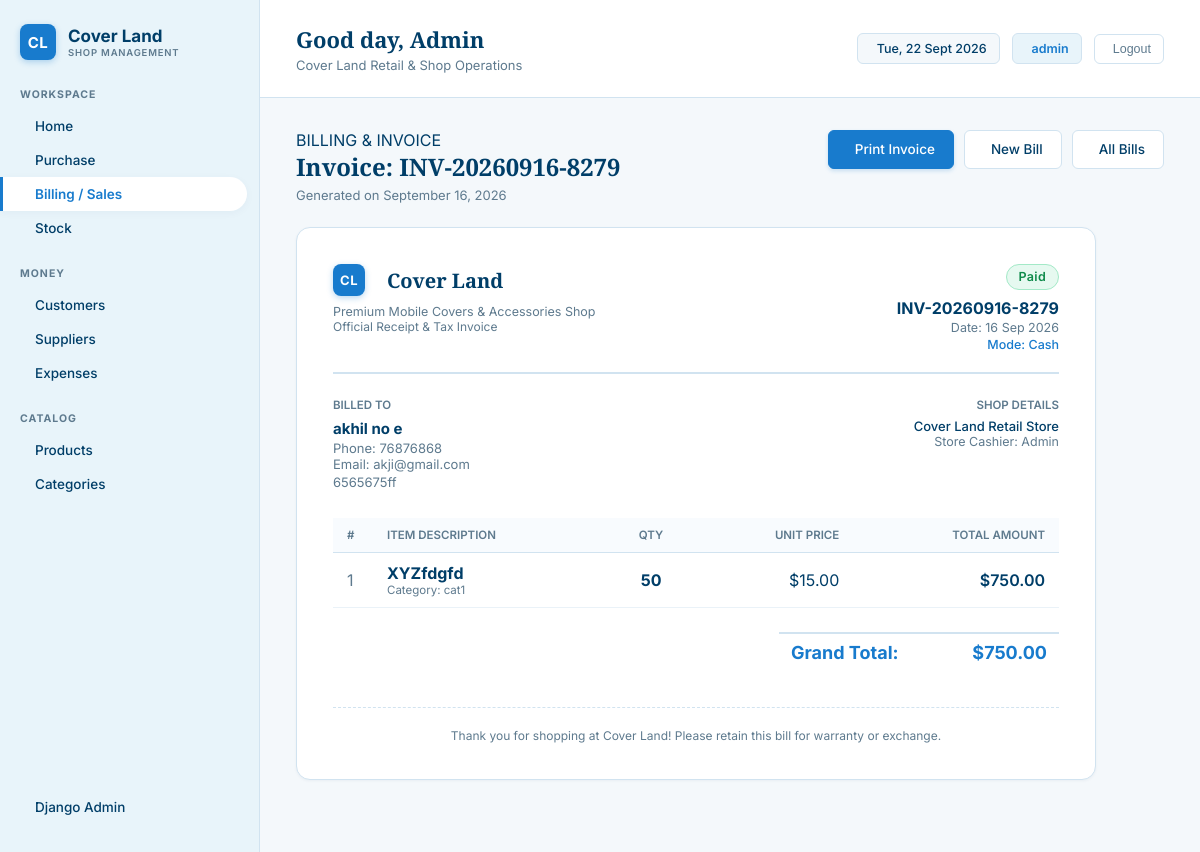
Screenshot of /sales/1/ (signed in) with the database file from the repository.
### superadmin/models.py (models this page shows, shortened)
class Sale(models.Model):
    PAYMENT_METHODS = [
        ('Cash', 'Cash'),
        ('Card', 'Card'),
        ('UPI', 'UPI'),
        ('Credit', 'Credit'),
    ]
    PAYMENT_STATUS_CHOICES = [
        ('Paid', 'Paid'),
        ('Pending', 'Pending'),
    ]
    customer = models.ForeignKey(Customer, on_delete=models.SET_NULL, null=True, blank=True, related_name='sales')
    invoice_number = models.CharField(max_length=50, unique=True, blank=True)
    date = models.DateField(default=timezone.now)
    total_amount = models.DecimalField(max_digits=10, decimal_places=2, default=0.00)
    payment_method = models.CharField(max_length=50, choices=PAYMENT_METHODS, default='Cash')
    payment_status = models.CharField(max_length=20, choices=PAYMENT_STATUS_CHOICES, default='Paid')
    notes = models.TextField(blank=True, null=True)
    created_at = models.DateTimeField(default=timezone.now, blank=True)
    class Meta:
        ordering = ['-date', '-id']

class Customer(models.Model):
    name = models.CharField(max_length=150)
    phone = models.CharField(max_length=20, blank=True, null=True)
    email = models.EmailField(blank=True, null=True)
    address = models.TextField(blank=True, null=True)
    created_at = models.DateTimeField(default=timezone.now, blank=True)
    class Meta:
        ordering = ['name']

class SaleItem(models.Model):
    sale = models.ForeignKey(Sale, on_delete=models.CASCADE, related_name='items')
    product = models.ForeignKey(Product, on_delete=models.CASCADE, related_name='sale_items')
    quantity = models.PositiveIntegerField(default=1)
    unit_price = models.DecimalField(max_digits=10, decimal_places=2)
    subtotal = models.DecimalField(max_digits=10, decimal_places=2)

class Product(models.Model):
    name = models.CharField(max_length=200)
    category = models.ForeignKey(Category, on_delete=models.CASCADE, related_name='products')
    cost_price = models.DecimalField(max_digits=10, decimal_places=2, default=0.00)
    selling_price = models.DecimalField(max_digits=10, decimal_places=2, default=0.00)
    stock_quantity = models.IntegerField(default=0)
    reorder_level = models.IntegerField(default=5)
    unit = models.CharField(max_length=20, default='pcs', blank=True)
    class Meta:
        ordering = ['name']

class Category(models.Model):
    name = models.CharField(max_length=100)
    description = models.TextField(blank=True, null=True)
    class Meta:
        verbose_name_plural = "Categories"
        ordering = ['name']

### superadmin/views/sales.py (the view)
# urls.py: path('sales/<int:pk>/', views.SaleDetailView.as_view(), name='sale_detail'),
class SaleDetailView(LoginRequiredMixin, DetailView):
    model = Sale
    template_name = 'sales/sale_detail.html'
    context_object_name = 'sale'
    def get_queryset(self):
        return Sale.objects.select_related('customer').prefetch_related('items__product')

### templates/sales/sale_detail.html (shortened to what this page needs)
{% extends 'base.html' %}
{% block content %}
<div class="page-header">
    <div class="page-title-group">
        <div class="section-title">BILLING & INVOICE</div>
        <h1>Invoice: {{ sale.invoice_number }}</h1>
        <p class="page-subtitle">Generated on {{ sale.date|date:"F d, Y" }}</p>
    </div>
    <div class="page-actions">
        <button onclick="window.print()" class="btn btn-primary btn-print">
             Print Invoice
        </button>
        <a href="{% url 'sale_create' %}" class="btn btn-secondary">
             New Bill
        </a>
        <a href="{% url 'sale_list' %}" class="btn btn-secondary">
             All Bills
        </a>
    </div>
</div>
<div class="invoice-container">
    <div class="invoice-header">
        <div>
            <div style="display: flex; align-items: center; gap: 10px; margin-bottom: 8px;">
                <div class="brand-icon" style="width: 32px; height: 32px; font-size: 13px;">CL</div>
                <h2 style="font-family: var(--font-serif); font-size: 20px; color: var(--text-primary);">Cover Land</h2>
            </div>
            <p style="font-size: 12.5px; color: var(--text-secondary);">Premium Mobile Covers & Accessories Shop</p>
            <p style="font-size: 12px; color: var(--text-secondary);">Official Receipt & Tax Invoice</p>
        </div>
        <div style="text-align: right;">
            <span class="badge {% if sale.payment_status == 'Paid' %}badge-success{% else %}badge-warning{% endif %}" style="font-size: 12.5px; padding: 4px 12px;">
                {{ sale.payment_status }}
            </span>
            <div style="font-size: 16px; font-weight: 700; margin-top: 8px; color: var(--text-primary);">
                {{ sale.invoice_number }}
            </div>
            <div style="font-size: 12.5px; color: var(--text-secondary); margin-top: 2px;">
                Date: {{ sale.date|date:"d M Y" }}
            </div>
            <div style="font-size: 12.5px; color: var(--accent-blue); font-weight: 500; margin-top: 2px;">
                Mode: {{ sale.payment_method }}
            </div>
        </div>
    </div>
    <div class="invoice-details">
        <div>
            <div style="font-size: 11.5px; color: var(--text-secondary); text-transform: uppercase; font-weight: 600; margin-bottom: 6px;">Billed To</div>
            {% if sale.customer %}
                <strong style="font-size: 15px; color: var(--text-primary);">{{ sale.customer.name }}</strong>
                {% if sale.customer.phone %}<div style="font-size: 13px; color: var(--text-secondary); margin-top: 2px;">Phone: {{ sale.customer.phone }}</div>{% endif %}
                {% if sale.customer.email %}<div style="font-size: 13px; color: var(--text-secondary);">Email: {{ sale.customer.email }}</div>{% endif %}
                {% if sale.customer.address %}<div style="font-size: 13px; color: var(--text-secondary); margin-top: 2px;">{{ sale.customer.address }}</div>{% endif %}
            {% else %}
                <strong style="font-size: 15px; color: var(--text-primary);">Walk-in Customer</strong>
                <div style="font-size: 13px; color: var(--text-secondary); margin-top: 2px;">Counter Cash Sale</div>
            {% endif %}
        </div>
        <div style="text-align: right;">
            <div style="font-size: 11.5px; color: var(--text-secondary); text-transform: uppercase; font-weight: 600; margin-bottom: 6px;">Shop Details</div>
            <div style="font-size: 13px; color: var(--text-primary); font-weight: 500;">Cover Land Retail Store</div>
            <div style="font-size: 12.5px; color: var(--text-secondary);">Store Cashier: Admin</div>
        </div>
    </div>
    <table class="items-table" style="margin-bottom: 24px;">
        <thead>
            <tr>
                <th style="width: 40px;">#</th>
                <th>Item Description</th>
                <th style="text-align: center;">Qty</th>
                <th style="text-align: right;">Unit Price</th>
                <th style="text-align: right;">Total Amount</th>
            </tr>
        </thead>
        <tbody>
            {% for item in sale.items.all %}
            <tr>
                <td style="color: var(--text-secondary);">{{ forloop.counter }}</td>
                <td>
                    <strong style="color: var(--text-primary);">{{ item.product.name }}</strong>
                    <div style="font-size: 11.5px; color: var(--text-secondary);">Category: {{ item.product.category.name }}</div>
                </td>
                <td style="text-align: center;">
                    <strong>{{ item.quantity }}</strong>
                </td>
                <td style="text-align: right;">${{ item.unit_price }}</td>
                <td style="text-align: right; font-weight: 600;">${{ item.subtotal }}</td>
            </tr>
            {% endfor %}
        </tbody>
    </table>
    <div class="totals-summary">
        <table class="totals-table">
            <tr class="grand-total">
                <td>Grand Total:</td>
                <td style="text-align: right;">${{ sale.total_amount }}</td>
            </tr>
        </table>
    </div>
    <div style="margin-top: 36px; padding-top: 20px; border-top: 1px dashed var(--border-color); text-align: center; font-size: 12px; color: var(--text-secondary);">
        Thank you for shopping at Cover Land! Please retain this bill for warranty or exchange.
    </div>
</div>
{% endblock %}

### templates/base.html (shortened to what this page needs)
{% load static %}
<!DOCTYPE html>
<html lang="en">
<head>
    <link rel="stylesheet" href="{% static 'css/styles.css' %}">
</head>
<body>
    <aside class="sidebar">
        <a href="{% url 'dashboard' %}" class="brand">
            <div class="brand-icon">CL</div>
            <div class="brand-text">
                <h1>Cover Land</h1>
                <p>SHOP MANAGEMENT</p>
            </div>
        </a>
        <div class="nav-section">
            <div class="nav-title">WORKSPACE</div>
            <ul class="nav-list">
                <li>
                    <a href="{% url 'dashboard' %}" class="nav-item {% if request.resolver_match.url_name == 'dashboard' %}active{% endif %}">
                         Home
                    </a>
                </li>
                <li>
                    <a href="{% url 'purchase_list' %}" class="nav-item {% if 'purchase' in request.resolver_match.url_name %}active{% endif %}">
                         Purchase
                    </a>
                </li>
                <li>
                    <a href="{% url 'sale_list' %}" class="nav-item {% if 'sale' in request.resolver_match.url_name %}active{% endif %}">
                         Billing / Sales
                    </a>
                </li>
                <li>
                    <a href="{% url 'stock_list' %}" class="nav-item {% if request.resolver_match.url_name == 'stock_list' %}active{% endif %}">
                         Stock
                    </a>
                </li>
            </ul>
        </div>
        <div class="nav-section">
            <div class="nav-title">MONEY</div>
            <ul class="nav-list">
                <li>
                    <a href="{% url 'customer_list' %}" class="nav-item {% if 'customer' in request.resolver_match.url_name %}active{% endif %}">
                         Customers
                    </a>
                </li>
                <li>
                    <a href="{% url 'supplier_list' %}" class="nav-item {% if 'supplier' in request.resolver_match.url_name %}active{% endif %}">
                         Suppliers
                    </a>
                </li>
                <li>
                    <a href="{% url 'expense_list' %}" class="nav-item {% if 'expense' in request.resolver_match.url_name %}active{% endif %}">
                         Expenses
                    </a>
                </li>
            </ul>
        </div>
        <div class="nav-section">
            <div class="nav-title">CATALOG</div>
            <ul class="nav-list">
                <li>
                    <a href="{% url 'product_list' %}" class="nav-item ">
                         Products
                    </a>
                </li>
                <li>
                    <a href="{% url 'category_list' %}" class="nav-item {% if 'category' in request.resolver_match.url_name %}active{% endif %}">
                         Categories
                    </a>
                </li>
            </ul>
        </div>
        <div class="nav-section" style="margin-top: auto;">
            <ul class="nav-list">
                <li>
                    <a href="{% url 'admin:index' %}" class="nav-item" target="_blank">
                         Django Admin
                    </a>
                </li>
            </ul>
        </div>
    </aside>
    <main class="main-content">
        <header class="topbar">
            <div class="greeting">
                <h2>Good day, {% if user.is_authenticated %}{{ user.username|title }}{% else %}Owner{% endif %}</h2>
                <p>Cover Land Retail & Shop Operations</p>
            </div>
            <div class="user-info">
                <div class="date-badge">
                     <span id="current-date"></span>
                </div>
                <div class="user-badge">
                     {% if user.is_authenticated %}{{ user.username }}{% else %}Admin{% endif %}
                </div>
                {% if user.is_authenticated %}
                <form action="{% url 'logout' %}" method="post" style="display: inline;">
                    <button type="submit" class="logout-btn" title="Sign Out">
                         Logout
                    </button>
                </form>
                {% endif %}
            </div>
        </header>
        <div class="dashboard-container">
            {% block content %}
            {% endblock %}
        </div>
    </main>
</body>
</html>

### rows the page displays
Sale: invoice_number "INV-20260916-8279", date "September 16, 2026", payment_status "Paid", date "16 Sep 2026", payment_method "Cash", customer.name "akhil no e", customer.phone "76876868", customer.email "akji@gmail.com", customer.address "6565675ff", total_amount "750.00"
SaleItem: product.name "XYZfdgfd", product.category.name "cat1", quantity "50", unit_price "15.00", subtotal "750.00"

### other values shown
{{ user.username|title }} "Admin"
{{ user.username }} "admin"
